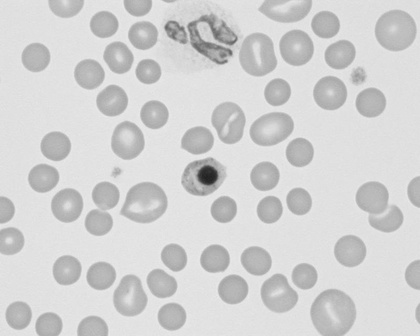
%> input picture Kasusgray.jpg, 420 x 336 px, shrunk from 800 x 640 before the run
$ octave --eval "PreProsesGaussian;"   (GNU Octave 9; MATLAB toolbox functions it lacks are replaced by stand-ins)
%> lines starting %> are read from the running program, lines starting %| are printed output that depends on the picture
### gausianKernel.m
function kernel = gausianKernel(k)

kernel = zeros(k,k);
temp = (k-1)/2;
temp1 = (-1*temp);
x = temp1:1:temp;
y = temp1:1:temp;
sigma = 1.5;


n = length(x);

for i=1:n
    for j=1:n
        kernel(i,j) = (1/(2*pi*(sigma^2)))*exp(-((x(i)^2+y(j)^2)/(2*sigma^2)));
    end;
end;

### PreProsesGaussian.m
function PreProsesGaussian
F = imread('Kasusgray.jpg');
%> F is the input picture: size 336x420 uint8; min 33, max 235, mean 210.2
[r,c] = size(F);
%> r = 336; c = 420
G = zeros(r,c);

h = gausianKernel(11);
G = conv2(double(F),h,'same');
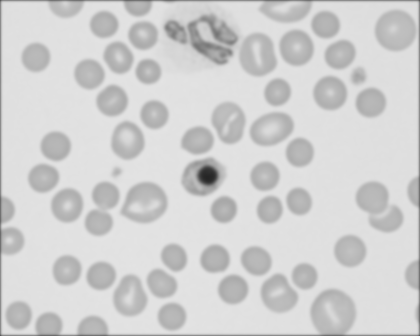
%> G: size 336x420 double; min 38.1, max 227.8, mean 208.8
G = uint8(G);
%> G: size 336x420 uint8
%> `PreProsesGaussian;`:
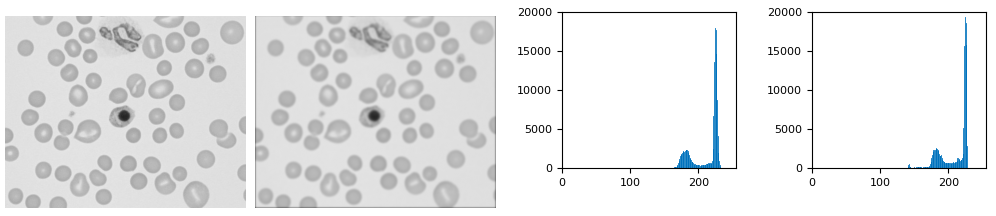
%> figure redrawn from the program's plot data, 4 panels
subplot(1,4,1), imshow(F),subplot(1,4,2),imshow(G), subplot(1,4,3),imhist(F), subplot(1,4,4),imhist(G)
